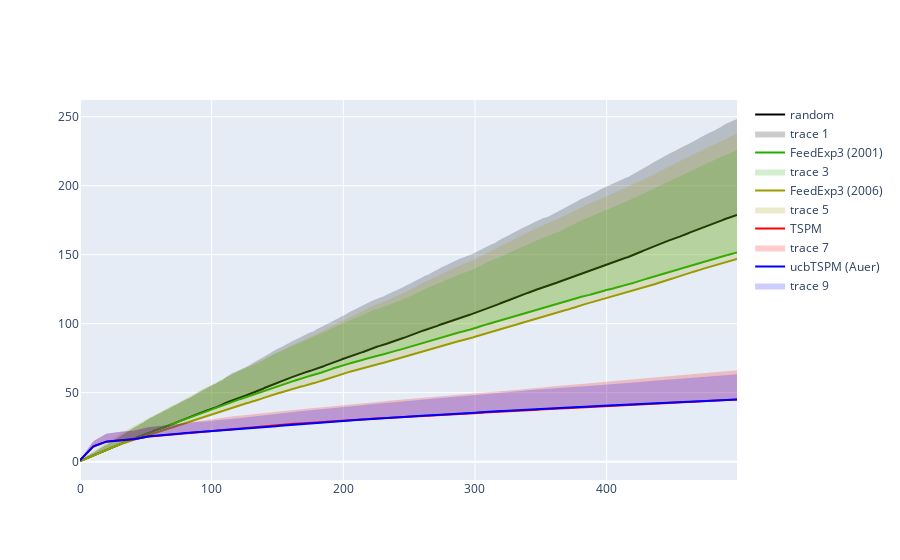
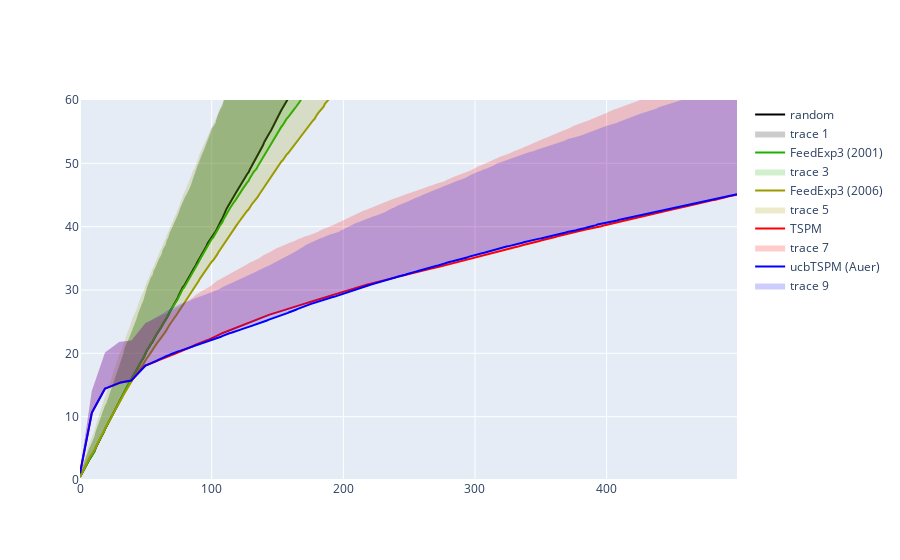

These figures' notebook cell, in order:
### Code cell
n_cores = 16
n_folds = 25
horizon = 500
# outcome_distribution =  {'spam':0.05,'ham':0.95}

game = games.dynamic_pricing( 'easy' )


algos = [ random_algo.Random(  game, horizon, ), 
           feedexp3.FeedExp3(  game, horizon, ),
           feedexp3_v3.FeedExp3(  game, horizon, ), 
        #   cpb.CPB(  game, horizon,),  ]
           TSPM.TSPM_alg(  game, horizon,), 
        #    eTSPM.eTSPM_alg(  game, horizon, 1),
           ucbTSPM_v2.TSPM_alg(game, horizon)    ] #TSPM.TSPM_alg(  game, horizon,), bpm.BPM(  game, horizon,  [0.5, 0.5 ], np.identity(2) ) ,

colors = [ [0,0,0], [29,176,0], [155,155,0], [255,0,0], [0,0,255] ] # [255,0,0], [0,0,255] , [255,51,255], [255,20,200]  ] #
labels = ['random', 'FeedExp3 (2001)', 'FeedExp3 (2006)', 'TSPM' ,  'ucbTSPM (Auer)' ]#  'CPB', 'TSPM' , 'eTSPM (Auer)', 'ucbTSPM (Auer)'  ]  # 


fig = go.Figure( )

fig = go.Figure( )

for alg, color, label in zip( algos, colors, labels):

    r,g,b = color
    result = evaluate_parallel(n_cores, n_folds, horizon, alg, game)
    regret =  np.mean(result,0) 
    xcoords = np.arange(0,horizon,1).tolist()
    std =  np.std(result,0) 
    upper_regret = regret + std

    fig.add_trace(go.Scatter(x=xcoords, y=regret, line=dict(color='rgb({},{},{})'.format(r,g,b)), mode='lines',  name=label )) # 

    fig.add_trace(   go.Scatter( x=xcoords+xcoords[::-1], y=upper_regret.tolist()+regret.tolist()[::-1],  fill='toself', fillcolor='rgba({},{},{},0.2)'.format(r,g,b), 
                         line=dict(color='rgba(255,255,255,0)'),   hoverinfo="skip",  showlegend=True )

    )
    
fig.show(legend=True)
fig.update_yaxes(range=[0, 60] )
fig.show()

### Figure 1 — Plotly figure (JSON) as saved in the notebook; plotly's stock layout.template omitted (floating-point values rounded to 4 significant figures; data arrays with more than 128 entries replaced by an {"elided": "..."} marker saying what was removed)
{"data": [{"line": {"color": "rgb(0,0,0)"}, "mode": "lines", "name": "random", "x": {"elided": "500 int values"}, "y": {"elided": "500 float values"}, "type": "scatter"}, {"fill": "toself", "fillcolor": "rgba(0,0,0,0.2)", "hoverinfo": "skip", "line": {"color": "rgba(255,255,255,0)"}, "showlegend": true, "x": {"elided": "1000 int values"}, "y": {"elided": "1000 float values"}, "type": "scatter"}, {"line": {"color": "rgb(29,176,0)"}, "mode": "lines", "name": "FeedExp3 (2001)", "x": {"elided": "500 int values"}, "y": {"elided": "500 float values"}, "type": "scatter"}, {"fill": "toself", "fillcolor": "rgba(29,176,0,0.2)", "hoverinfo": "skip", "line": {"color": "rgba(255,255,255,0)"}, "showlegend": true, "x": {"elided": "1000 int values"}, "y": {"elided": "1000 float values"}, "type": "scatter"}, {"line": {"color": "rgb(155,155,0)"}, "mode": "lines", "name": "FeedExp3 (2006)", "x": {"elided": "500 int values"}, "y": {"elided": "500 float values"}, "type": "scatter"}, {"fill": "toself", "fillcolor": "rgba(155,155,0,0.2)", "hoverinfo": "skip", "line": {"color": "rgba(255,255,255,0)"}, "showlegend": true, "x": {"elided": "1000 int values"}, "y": {"elided": "1000 float values"}, "type": "scatter"}, {"line": {"color": "rgb(255,0,0)"}, "mode": "lines", "name": "TSPM", "x": {"elided": "500 int values"}, "y": {"elided": "500 float values"}, "type": "scatter"}, {"fill": "toself", "fillcolor": "rgba(255,0,0,0.2)", "hoverinfo": "skip", "line": {"color": "rgba(255,255,255,0)"}, "showlegend": true, "x": {"elided": "1000 int values"}, "y": {"elided": "1000 float values"}, "type": "scatter"}, {"line": {"color": "rgb(0,0,255)"}, "mode": "lines", "name": "ucbTSPM (Auer)", "x": {"elided": "500 int values"}, "y": {"elided": "500 float values"}, "type": "scatter"}, {"fill": "toself", "fillcolor": "rgba(0,0,255,0.2)", "hoverinfo": "skip", "line": {"color": "rgba(255,255,255,0)"}, "showlegend": true, "x": {"elided": "1000 int values"}, "y": {"elided": "1000 float values"}, "type": "scatter"}], "layout": {}}

### Figure 2 — Plotly figure (JSON) as saved in the notebook; plotly's stock layout.template omitted (floating-point values rounded to 4 significant figures; data arrays with more than 128 entries replaced by an {"elided": "..."} marker saying what was removed)
{"data": [{"line": {"color": "rgb(0,0,0)"}, "mode": "lines", "name": "random", "x": {"elided": "500 int values"}, "y": {"elided": "500 float values"}, "type": "scatter"}, {"fill": "toself", "fillcolor": "rgba(0,0,0,0.2)", "hoverinfo": "skip", "line": {"color": "rgba(255,255,255,0)"}, "showlegend": true, "x": {"elided": "1000 int values"}, "y": {"elided": "1000 float values"}, "type": "scatter"}, {"line": {"color": "rgb(29,176,0)"}, "mode": "lines", "name": "FeedExp3 (2001)", "x": {"elided": "500 int values"}, "y": {"elided": "500 float values"}, "type": "scatter"}, {"fill": "toself", "fillcolor": "rgba(29,176,0,0.2)", "hoverinfo": "skip", "line": {"color": "rgba(255,255,255,0)"}, "showlegend": true, "x": {"elided": "1000 int values"}, "y": {"elided": "1000 float values"}, "type": "scatter"}, {"line": {"color": "rgb(155,155,0)"}, "mode": "lines", "name": "FeedExp3 (2006)", "x": {"elided": "500 int values"}, "y": {"elided": "500 float values"}, "type": "scatter"}, {"fill": "toself", "fillcolor": "rgba(155,155,0,0.2)", "hoverinfo": "skip", "line": {"color": "rgba(255,255,255,0)"}, "showlegend": true, "x": {"elided": "1000 int values"}, "y": {"elided": "1000 float values"}, "type": "scatter"}, {"line": {"color": "rgb(255,0,0)"}, "mode": "lines", "name": "TSPM", "x": {"elided": "500 int values"}, "y": {"elided": "500 float values"}, "type": "scatter"}, {"fill": "toself", "fillcolor": "rgba(255,0,0,0.2)", "hoverinfo": "skip", "line": {"color": "rgba(255,255,255,0)"}, "showlegend": true, "x": {"elided": "1000 int values"}, "y": {"elided": "1000 float values"}, "type": "scatter"}, {"line": {"color": "rgb(0,0,255)"}, "mode": "lines", "name": "ucbTSPM (Auer)", "x": {"elided": "500 int values"}, "y": {"elided": "500 float values"}, "type": "scatter"}, {"fill": "toself", "fillcolor": "rgba(0,0,255,0.2)", "hoverinfo": "skip", "line": {"color": "rgba(255,255,255,0)"}, "showlegend": true, "x": {"elided": "1000 int values"}, "y": {"elided": "1000 float values"}, "type": "scatter"}], "layout": {"yaxis": {"range": [0, 60]}}}
